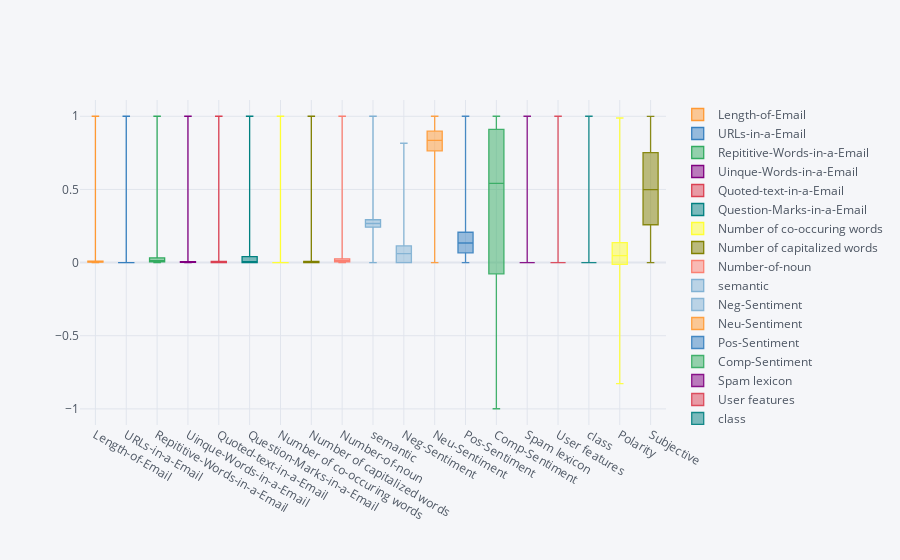

Here is the notebook cell this chart was saved with:
### Code cell
df_feature.drop('id',axis=1).iplot(kind='box')

### Figure 1 — Plotly figure (JSON) as saved in the notebook; plotly's stock layout.template omitted (floating-point values rounded to 4 significant figures; data arrays with more than 128 entries replaced by an {"elided": "..."} marker saying what was removed)
{"data": [{"boxpoints": false, "line": {"width": 1.3}, "marker": {"color": "rgba(255, 153, 51, 1.0)"}, "name": "Length-of-Email", "orientation": "v", "type": "box", "y": {"elided": "4321 float values"}}, {"boxpoints": false, "line": {"width": 1.3}, "marker": {"color": "rgba(55, 128, 191, 1.0)"}, "name": "URLs-in-a-Email", "orientation": "v", "type": "box", "y": {"elided": "4321 float values"}}, {"boxpoints": false, "line": {"width": 1.3}, "marker": {"color": "rgba(50, 171, 96, 1.0)"}, "name": "Repititive-Words-in-a-Email", "orientation": "v", "type": "box", "y": {"elided": "4321 float values"}}, {"boxpoints": false, "line": {"width": 1.3}, "marker": {"color": "rgba(128, 0, 128, 1.0)"}, "name": "Uinque-Words-in-a-Email", "orientation": "v", "type": "box", "y": {"elided": "4321 float values"}}, {"boxpoints": false, "line": {"width": 1.3}, "marker": {"color": "rgba(219, 64, 82, 1.0)"}, "name": "Quoted-text-in-a-Email", "orientation": "v", "type": "box", "y": {"elided": "4321 float values"}}, {"boxpoints": false, "line": {"width": 1.3}, "marker": {"color": "rgba(0, 128, 128, 1.0)"}, "name": "Question-Marks-in-a-Email", "orientation": "v", "type": "box", "y": {"elided": "4321 float values"}}, {"boxpoints": false, "line": {"width": 1.3}, "marker": {"color": "rgba(255, 255, 51, 1.0)"}, "name": "Number of co-occuring words", "orientation": "v", "type": "box", "y": {"elided": "4321 float values"}}, {"boxpoints": false, "line": {"width": 1.3}, "marker": {"color": "rgba(128, 128, 0, 1.0)"}, "name": "Number of capitalized words", "orientation": "v", "type": "box", "y": {"elided": "4321 float values"}}, {"boxpoints": false, "line": {"width": 1.3}, "marker": {"color": "rgba(251, 128, 114, 1.0)"}, "name": "Number-of-noun", "orientation": "v", "type": "box", "y": {"elided": "4321 float values"}}, {"boxpoints": false, "line": {"width": 1.3}, "marker": {"color": "rgba(128, 177, 211, 1.0)"}, "name": "semantic", "orientation": "v", "type": "box", "y": {"elided": "4321 float values"}}, {"boxpoints": false, "line": {"width": 1.3}, "marker": {"color": "rgba(128, 177, 211, 0.8999999999999999)"}, "name": "Neg-Sentiment", "orientation": "v", "type": "box", "y": {"elided": "4321 float values"}}, {"boxpoints": false, "line": {"width": 1.3}, "marker": {"color": "rgba(255, 153, 51, 0.8999999999999999)"}, "name": "Neu-Sentiment", "orientation": "v", "type": "box", "y": {"elided": "4321 float values"}}, {"boxpoints": false, "line": {"width": 1.3}, "marker": {"color": "rgba(55, 128, 191, 0.8999999999999999)"}, "name": "Pos-Sentiment", "orientation": "v", "type": "box", "y": {"elided": "4321 float values"}}, {"boxpoints": false, "line": {"width": 1.3}, "marker": {"color": "rgba(50, 171, 96, 0.8999999999999999)"}, "name": "Comp-Sentiment", "orientation": "v", "type": "box", "y": {"elided": "4321 float values"}}, {"boxpoints": false, "line": {"width": 1.3}, "marker": {"color": "rgba(128, 0, 128, 0.8999999999999999)"}, "name": "Spam lexicon", "orientation": "v", "type": "box", "y": {"elided": "4321 float values"}}, {"boxpoints": false, "line": {"width": 1.3}, "marker": {"color": "rgba(219, 64, 82, 0.8999999999999999)"}, "name": "User features", "orientation": "v", "type": "box", "y": {"elided": "4321 int values"}}, {"boxpoints": false, "line": {"width": 1.3}, "marker": {"color": "rgba(0, 128, 128, 0.8999999999999999)"}, "name": "class", "orientation": "v", "type": "box", "y": {"elided": "4321 int values"}}, {"boxpoints": false, "line": {"width": 1.3}, "marker": {"color": "rgba(255, 255, 51, 0.8999999999999999)"}, "name": "Polarity", "orientation": "v", "type": "box", "y": {"elided": "4321 float values"}}, {"boxpoints": false, "line": {"width": 1.3}, "marker": {"color": "rgba(128, 128, 0, 0.8999999999999999)"}, "name": "Subjective", "orientation": "v", "type": "box", "y": {"elided": "4321 float values"}}], "layout": {"legend": {"bgcolor": "#F5F6F9", "font": {"color": "#4D5663"}}, "paper_bgcolor": "#F5F6F9", "plot_bgcolor": "#F5F6F9", "title": {"font": {"color": "#4D5663"}}, "xaxis": {"gridcolor": "#E1E5ED", "showgrid": true, "tickfont": {"color": "#4D5663"}, "title": {"font": {"color": "#4D5663"}, "text": ""}, "zerolinecolor": "#E1E5ED"}, "yaxis": {"gridcolor": "#E1E5ED", "showgrid": true, "tickfont": {"color": "#4D5663"}, "title": {"font": {"color": "#4D5663"}, "text": ""}, "zerolinecolor": "#E1E5ED"}}}
